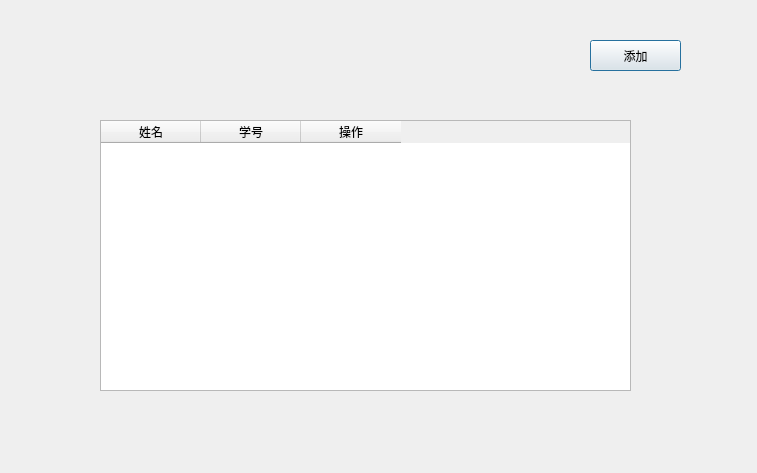
<?xml version="1.0" encoding="UTF-8"?>
<ui version="4.0">
 <class>UserInfoDialog</class>
 <widget class="QDialog" name="UserInfoDialog">
  <property name="geometry">
   <rect>
    <x>0</x>
    <y>0</y>
    <width>757</width>
    <height>473</height>
   </rect>
  </property>
  <property name="windowTitle">
   <string>Dialog</string>
  </property>
  <widget class="QTableWidget" name="tableWidget">
   <property name="geometry">
    <rect>
     <x>100</x>
     <y>120</y>
     <width>531</width>
     <height>271</height>
    </rect>
   </property>
   <column>
    <property name="text">
     <string>姓名</string>
    </property>
   </column>
   <column>
    <property name="text">
     <string>学号</string>
    </property>
   </column>
   <column>
    <property name="text">
     <string>操作</string>
    </property>
   </column>
  </widget>
  <widget class="QPushButton" name="add_PushButton">
   <property name="geometry">
    <rect>
     <x>590</x>
     <y>40</y>
     <width>91</width>
     <height>31</height>
    </rect>
   </property>
   <property name="text">
    <string>添加</string>
   </property>
  </widget>
 </widget>
 <resources/>
 <connections/>
</ui>
